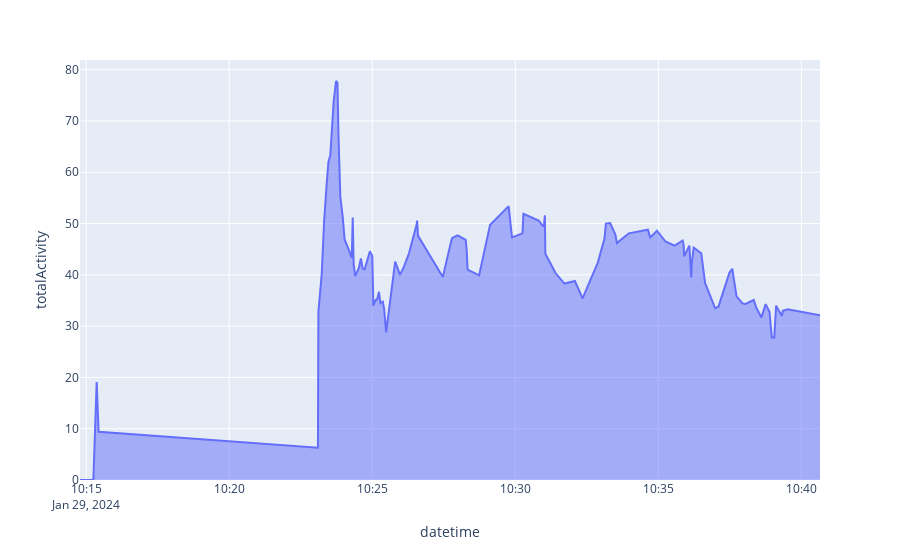

Notebook cell for this chart:
### Code cell
import plotly.express as px

fig = px.area(messageData, x="datetime", y="totalActivity")
fig.show()
fig.write_html("totalActivity.html")
